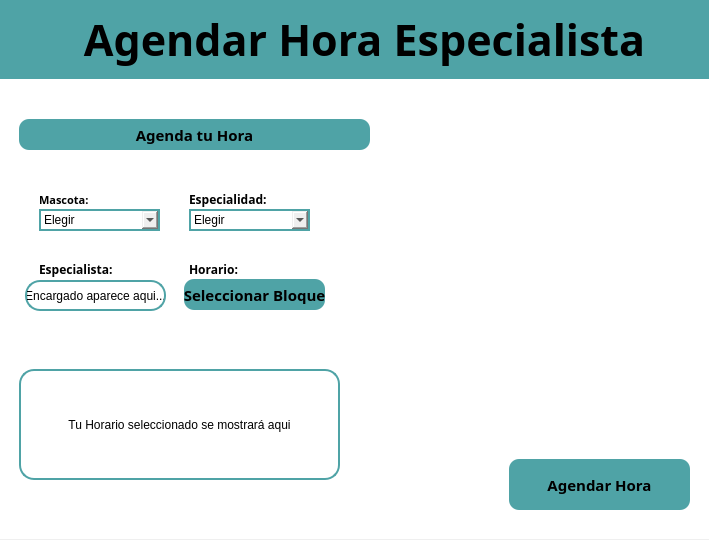
<?xml version="1.0" encoding="UTF-8"?>
<ui version="4.0">
 <class>MainWindow</class>
 <widget class="QMainWindow" name="MainWindow">
  <property name="geometry">
   <rect>
    <x>0</x>
    <y>0</y>
    <width>709</width>
    <height>540</height>
   </rect>
  </property>
  <property name="minimumSize">
   <size>
    <width>709</width>
    <height>540</height>
   </size>
  </property>
  <property name="maximumSize">
   <size>
    <width>709</width>
    <height>540</height>
   </size>
  </property>
  <property name="windowTitle">
   <string>MainWindow</string>
  </property>
  <widget class="QWidget" name="centralwidget">
   <widget class="QWidget" name="widget" native="true">
    <property name="geometry">
     <rect>
      <x>-1</x>
      <y>-1</y>
      <width>741</width>
      <height>540</height>
     </rect>
    </property>
    <widget class="QLabel" name="label">
     <property name="geometry">
      <rect>
       <x>0</x>
       <y>0</y>
       <width>731</width>
       <height>541</height>
      </rect>
     </property>
     <property name="styleSheet">
      <string notr="true">background: #FFFFFF;</string>
     </property>
     <property name="text">
      <string/>
     </property>
     <property name="alignment">
      <set>Qt::AlignCenter</set>
     </property>
    </widget>
    <widget class="QLabel" name="label_2">
     <property name="geometry">
      <rect>
       <x>0</x>
       <y>0</y>
       <width>731</width>
       <height>80</height>
      </rect>
     </property>
     <property name="font">
      <font>
       <family>Corbel</family>
       <pointsize>32</pointsize>
       <weight>75</weight>
       <bold>true</bold>
       <underline>false</underline>
       <kerning>true</kerning>
      </font>
     </property>
     <property name="layoutDirection">
      <enum>Qt::LeftToRight</enum>
     </property>
     <property name="styleSheet">
      <string notr="true">background: #4fa3a6;</string>
     </property>
     <property name="text">
      <string>Agendar Hora Especialista</string>
     </property>
     <property name="alignment">
      <set>Qt::AlignCenter</set>
     </property>
    </widget>
    <widget class="QLabel" name="label_3">
     <property name="geometry">
      <rect>
       <x>390</x>
       <y>110</y>
       <width>301</width>
       <height>271</height>
      </rect>
     </property>
     <property name="font">
      <font>
       <pointsize>6</pointsize>
      </font>
     </property>
     <property name="styleSheet">
      <string notr="true">border-image: url(:/image/perro.png);</string>
     </property>
     <property name="text">
      <string/>
     </property>
     <property name="pixmap">
      <pixmap>../imagenes/Logo-removebg-preview.png</pixmap>
     </property>
    </widget>
    <widget class="QLabel" name="label_4">
     <property name="geometry">
      <rect>
       <x>20</x>
       <y>120</y>
       <width>351</width>
       <height>31</height>
      </rect>
     </property>
     <property name="font">
      <font>
       <family>Corbel</family>
       <pointsize>11</pointsize>
       <weight>75</weight>
       <bold>true</bold>
      </font>
     </property>
     <property name="styleSheet">
      <string notr="true">background: #4fa3a6;
border-radius: 10;</string>
     </property>
     <property name="text">
      <string>Agenda tu Hora</string>
     </property>
     <property name="alignment">
      <set>Qt::AlignCenter</set>
     </property>
    </widget>
    <widget class="QLabel" name="label_5">
     <property name="geometry">
      <rect>
       <x>40</x>
       <y>190</y>
       <width>111</width>
       <height>21</height>
      </rect>
     </property>
     <property name="font">
      <font>
       <family>Corbel</family>
       <pointsize>8</pointsize>
       <weight>75</weight>
       <bold>true</bold>
      </font>
     </property>
     <property name="text">
      <string>Mascota:</string>
     </property>
    </widget>
    <widget class="QLabel" name="label_6">
     <property name="geometry">
      <rect>
       <x>190</x>
       <y>190</y>
       <width>111</width>
       <height>21</height>
      </rect>
     </property>
     <property name="font">
      <font>
       <family>Corbel</family>
       <weight>75</weight>
       <bold>true</bold>
      </font>
     </property>
     <property name="text">
      <string>Especialidad:</string>
     </property>
    </widget>
    <widget class="QLabel" name="label_7">
     <property name="geometry">
      <rect>
       <x>40</x>
       <y>260</y>
       <width>111</width>
       <height>21</height>
      </rect>
     </property>
     <property name="font">
      <font>
       <family>Corbel</family>
       <weight>75</weight>
       <bold>true</bold>
      </font>
     </property>
     <property name="text">
      <string>Especialista:</string>
     </property>
    </widget>
    <widget class="QLabel" name="label_8">
     <property name="geometry">
      <rect>
       <x>190</x>
       <y>260</y>
       <width>111</width>
       <height>21</height>
      </rect>
     </property>
     <property name="font">
      <font>
       <family>Corbel</family>
       <weight>75</weight>
       <bold>true</bold>
      </font>
     </property>
     <property name="text">
      <string>Horario:</string>
     </property>
    </widget>
    <widget class="QPushButton" name="botonAtras">
     <property name="geometry">
      <rect>
       <x>20</x>
       <y>20</y>
       <width>41</width>
       <height>41</height>
      </rect>
     </property>
     <property name="styleSheet">
      <string notr="true">


QPushButton {
  
    
    border-radius: 20px;

  
}

QPushButton::hover {
    background: #74b6b6;
}
</string>
     </property>
     <property name="text">
      <string/>
     </property>
     <property name="icon">
      <iconset>
       <normaloff>../imagenes/Atras.png</normaloff>../imagenes/Atras.png</iconset>
     </property>
     <property name="iconSize">
      <size>
       <width>71</width>
       <height>61</height>
      </size>
     </property>
    </widget>
    <widget class="QComboBox" name="mascota_box">
     <property name="geometry">
      <rect>
       <x>40</x>
       <y>210</y>
       <width>121</width>
       <height>22</height>
      </rect>
     </property>
     <property name="styleSheet">
      <string notr="true">border: 2px solid #4fa3a6 ;</string>
     </property>
     <item>
      <property name="text">
       <string>Elegir</string>
      </property>
     </item>
    </widget>
    <widget class="QComboBox" name="especialidad_box">
     <property name="geometry">
      <rect>
       <x>190</x>
       <y>210</y>
       <width>121</width>
       <height>22</height>
      </rect>
     </property>
     <property name="styleSheet">
      <string notr="true">border: 2px solid #4fa3a6 ;</string>
     </property>
     <item>
      <property name="text">
       <string>Elegir</string>
      </property>
     </item>
    </widget>
    <widget class="QPushButton" name="seleccionar_bloquebtn">
     <property name="geometry">
      <rect>
       <x>185</x>
       <y>280</y>
       <width>141</width>
       <height>31</height>
      </rect>
     </property>
     <property name="font">
      <font>
       <family>Corbel</family>
       <pointsize>11</pointsize>
       <weight>75</weight>
       <bold>true</bold>
      </font>
     </property>
     <property name="styleSheet">
      <string notr="true">QPushButton {
    background: #4fa3a6;
    border-radius: 10px;
}

QPushButton::hover {
    background: #74b6b6;
}
</string>
     </property>
     <property name="text">
      <string>Seleccionar Bloque</string>
     </property>
    </widget>
    <widget class="QLabel" name="label_9">
     <property name="geometry">
      <rect>
       <x>20</x>
       <y>370</y>
       <width>321</width>
       <height>111</height>
      </rect>
     </property>
     <property name="styleSheet">
      <string notr="true">border: 2px solid #4fa3a6 ;
border-radius: 15px;</string>
     </property>
     <property name="text">
      <string>Tu Horario seleccionado se mostrará aqui</string>
     </property>
     <property name="alignment">
      <set>Qt::AlignCenter</set>
     </property>
    </widget>
    <widget class="QPushButton" name="agregar_hora_3">
     <property name="geometry">
      <rect>
       <x>510</x>
       <y>460</y>
       <width>181</width>
       <height>51</height>
      </rect>
     </property>
     <property name="font">
      <font>
       <family>Corbel</family>
       <pointsize>11</pointsize>
       <weight>75</weight>
       <bold>true</bold>
      </font>
     </property>
     <property name="styleSheet">
      <string notr="true">QPushButton {
    background: #4fa3a6;
    border-radius: 10px;
}

QPushButton::hover {
    background: #74b6b6;
}
</string>
     </property>
     <property name="text">
      <string>Agendar Hora</string>
     </property>
    </widget>
    <widget class="QLabel" name="labelEncargado">
     <property name="geometry">
      <rect>
       <x>26</x>
       <y>281</y>
       <width>141</width>
       <height>31</height>
      </rect>
     </property>
     <property name="styleSheet">
      <string notr="true">border: 2px solid #4fa3a6 ;
border-radius: 15px;</string>
     </property>
     <property name="text">
      <string>Encargado aparece aqui...</string>
     </property>
     <property name="alignment">
      <set>Qt::AlignCenter</set>
     </property>
    </widget>
   </widget>
  </widget>
 </widget>
 <resources>
  <include location="res.qrc"/>
 </resources>
 <connections/>
</ui>
